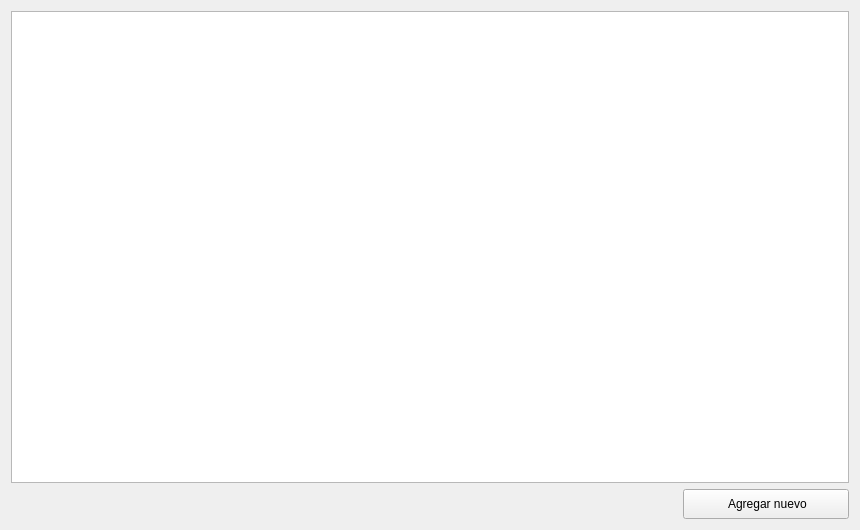
<?xml version="1.0" encoding="UTF-8"?>
<ui version="4.0">
 <class>Form</class>
 <widget class="QWidget" name="Form">
  <property name="geometry">
   <rect>
    <x>0</x>
    <y>0</y>
    <width>860</width>
    <height>530</height>
   </rect>
  </property>
  <property name="minimumSize">
   <size>
    <width>860</width>
    <height>530</height>
   </size>
  </property>
  <property name="maximumSize">
   <size>
    <width>860</width>
    <height>530</height>
   </size>
  </property>
  <property name="windowTitle">
   <string>Form</string>
  </property>
  <layout class="QGridLayout" name="gridLayout" rowstretch="0,80,5" columnstretch="80,20">
   <item row="2" column="0">
    <spacer name="horizontalSpacer">
     <property name="orientation">
      <enum>Qt::Horizontal</enum>
     </property>
     <property name="sizeHint" stdset="0">
      <size>
       <width>40</width>
       <height>20</height>
      </size>
     </property>
    </spacer>
   </item>
   <item row="2" column="1">
    <widget class="QPushButton" name="btn_agregarplato">
     <property name="sizePolicy">
      <sizepolicy hsizetype="Expanding" vsizetype="Expanding">
       <horstretch>0</horstretch>
       <verstretch>0</verstretch>
      </sizepolicy>
     </property>
     <property name="text">
      <string> Agregar nuevo</string>
     </property>
    </widget>
   </item>
   <item row="0" column="0" rowspan="2" colspan="2">
    <widget class="QTableView" name="tableView"/>
   </item>
  </layout>
 </widget>
 <resources/>
 <connections/>
</ui>
